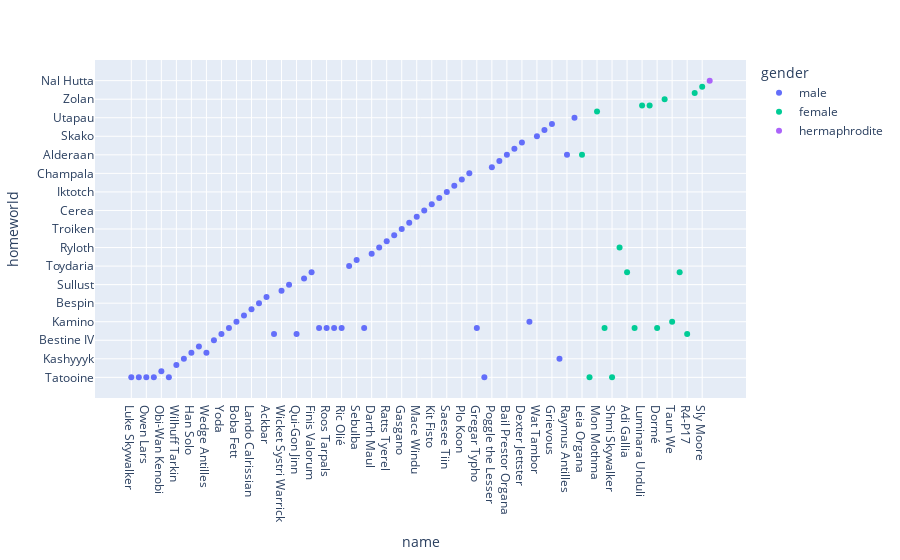

The cell this chart's notebook holds for it:
### Code cell
px.data 
fig = px.scatter(df, x="name", y="homeworld",color="gender")
fig.show()
# This shwows each charcter homeworld and what gender is prominent

### Figure 1 — Plotly figure (JSON) as saved in the notebook; plotly's stock layout.template omitted (floating-point values rounded to 4 significant figures)
{"data": [{"hovertemplate": "gender=male<br>name=%{x}<br>homeworld=%{y}<extra></extra>", "legendgroup": "male", "marker": {"color": "#636efa", "symbol": "circle"}, "mode": "markers", "name": "male", "orientation": "v", "showlegend": true, "type": "scatter", "x": ["Luke Skywalker", "Darth Vader", "Owen Lars", "Biggs Darklighter", "Obi-Wan Kenobi", "Anakin Skywalker", "Wilhuff Tarkin", "Chewbacca", "Han Solo", "Greedo", "Wedge Antilles", "Jek Tono Porkins", "Yoda", "Palpatine", "Boba Fett", "Bossk", "Lando Calrissian", "Lobot", "Ackbar", "Arvel Crynyd", "Wicket Systri Warrick", "Nien Nunb", "Qui-Gon Jinn", "Nute Gunray", "Finis Valorum", "Jar Jar Binks", "Roos Tarpals", "Rugor Nass", "Ric Olié", "Watto", "Sebulba", "Quarsh Panaka", "Darth Maul", "Bib Fortuna", "Ratts Tyerel", "Dud Bolt", "Gasgano", "Ben Quadinaros", "Mace Windu", "Ki-Adi-Mundi", "Kit Fisto", "Eeth Koth", "Saesee Tiin", "Yarael Poof", "Plo Koon", "Mas Amedda", "Gregar Typho", "Cliegg Lars", "Poggle the Lesser", "Dooku", "Bail Prestor Organa", "Jango Fett", "Dexter Jettster", "Lama Su", "Wat Tambor", "San Hill", "Grievous", "Tarfful", "Raymus Antilles", "Tion Medon"], "xaxis": "x", "y": ["Tatooine", "Tatooine", "Tatooine", "Tatooine", "Stewjon", "Tatooine", "Eriadu", "Kashyyyk", "Corellia", "Rodia", "Corellia", "Bestine IV", "unknown", "Naboo", "Kamino", "Trandosha", "Socorro", "Bespin", "Mon Cala", "unknown", "Endor", "Sullust", "unknown", "Cato Neimoidia", "Coruscant", "Naboo", "Naboo", "Naboo", "Naboo", "Toydaria", "Malastare", "Naboo", "Dathomir", "Ryloth", "Aleen Minor", "Vulpter", "Troiken", "Tund", "Haruun Kal", "Cerea", "Glee Anselm", "Iridonia", "Iktotch", "Quermia", "Dorin", "Champala", "Naboo", "Tatooine", "Geonosis", "Serenno", "Alderaan", "Concord Dawn", "Ojom", "Kamino", "Skako", "Muunilinst", "Kalee", "Kashyyyk", "Alderaan", "Utapau"], "yaxis": "y"}, {"hovertemplate": "gender=female<br>name=%{x}<br>homeworld=%{y}<extra></extra>", "legendgroup": "female", "marker": {"color": "#00cc96", "symbol": "circle"}, "mode": "markers", "name": "female", "orientation": "v", "showlegend": true, "type": "scatter", "x": ["Leia Organa", "Beru Whitesun lars", "Mon Mothma", "Padmé Amidala", "Shmi Skywalker", "Ayla Secura", "Adi Gallia", "Cordé", "Luminara Unduli", "Barriss Offee", "Dormé", "Zam Wesell", "Taun We", "Jocasta Nu", "R4-P17", "Shaak Ti", "Sly Moore"], "xaxis": "x", "y": ["Alderaan", "Tatooine", "Chandrila", "Naboo", "Tatooine", "Ryloth", "Coruscant", "Naboo", "Mirial", "Mirial", "Naboo", "Zolan", "Kamino", "Coruscant", "unknown", "Shili", "Umbara"], "yaxis": "y"}, {"hovertemplate": "gender=hermaphrodite<br>name=%{x}<br>homeworld=%{y}<extra></extra>", "legendgroup": "hermaphrodite", "marker": {"color": "#ab63fa", "symbol": "circle"}, "mode": "markers", "name": "hermaphrodite", "orientation": "v", "showlegend": true, "type": "scatter", "x": ["Jabba Desilijic Tiure"], "xaxis": "x", "y": ["Nal Hutta"], "yaxis": "y"}], "layout": {"legend": {"title": {"text": "gender"}, "tracegroupgap": 0}, "margin": {"t": 60}, "xaxis": {"anchor": "y", "domain": [0, 1], "title": {"text": "name"}}, "yaxis": {"anchor": "x", "domain": [0, 1], "title": {"text": "homeworld"}}}}
